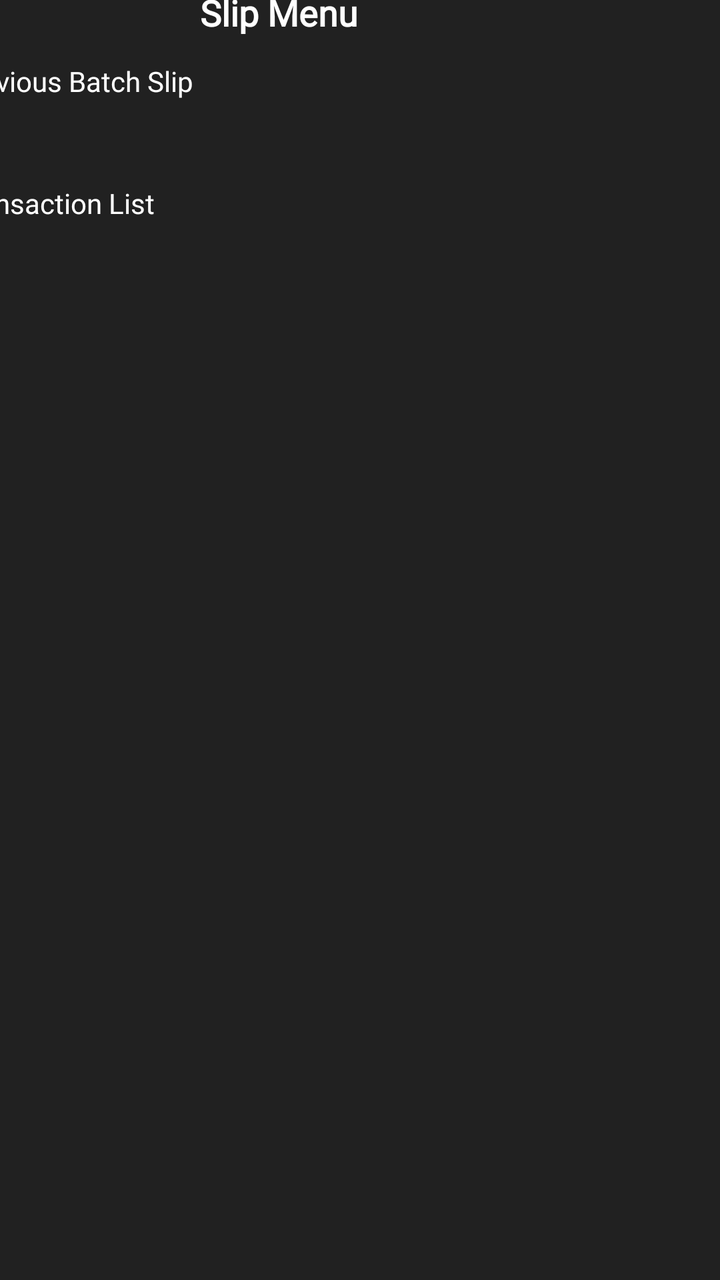
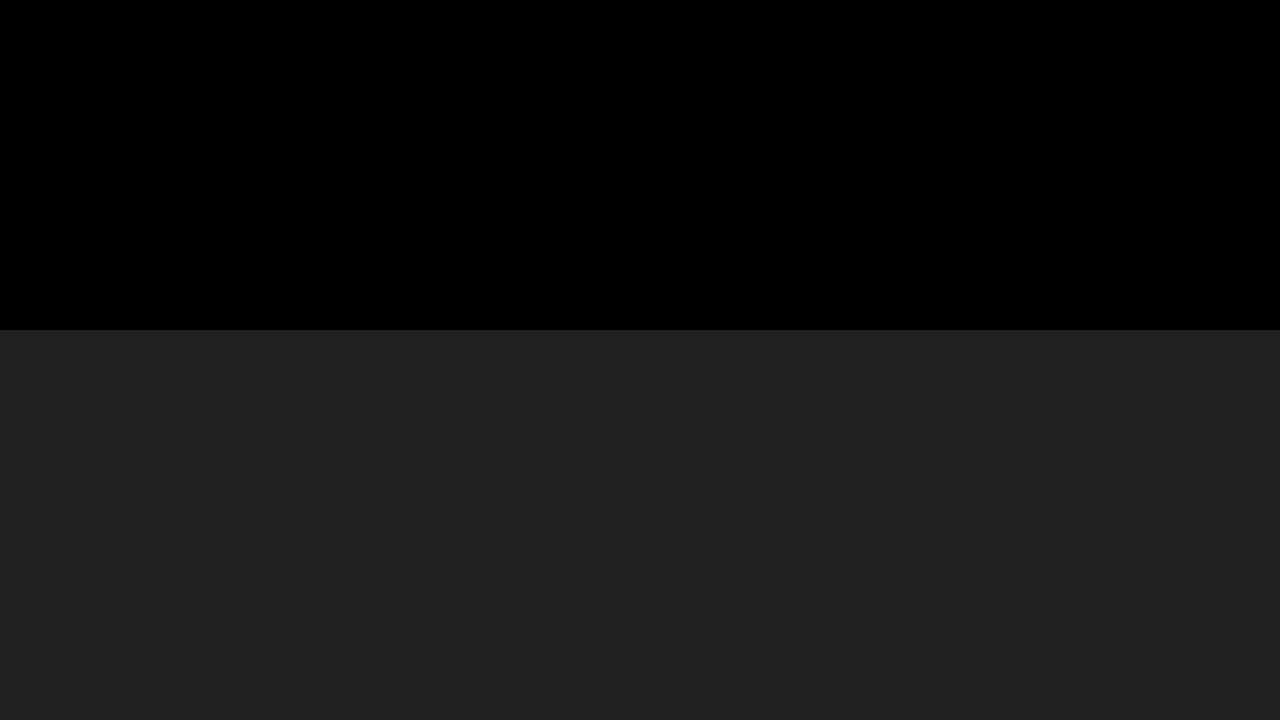

First picture: res/layout/ on a phone held upright. Second picture: the repository's own variant of that layout, on a device whose configuration matches the variant's folder. Source for both follows.
<!-- AndroidManifest.xml: application theme AppTheme.NoActionBar -->
<!-- res/layout/fragment_slip.xml -->
<?xml version="1.0" encoding="utf-8"?>
<androidx.constraintlayout.widget.ConstraintLayout xmlns:android="http://schemas.android.com/apk/res/android"
    xmlns:app="http://schemas.android.com/apk/res-auto"
    xmlns:tools="http://schemas.android.com/tools"
    android:layout_width="match_parent"
    android:layout_height="match_parent"
    android:background="@color/dark_gray">

    <ImageView
        android:id="@+id/backButton"
        android:layout_width="80dp"
        android:layout_height="50dp"
        android:padding="12dp"
        android:src="@drawable/ic_back"
        app:layout_constraintStart_toStartOf="parent"
        app:layout_constraintTop_toTopOf="parent" />

    <TextView
        android:id="@+id/headerTextView"
        android:layout_width="259dp"
        android:layout_height="25dp"
        android:layout_marginStart="20dp"
        android:layout_marginTop="16dp"
        android:layout_marginEnd="67dp"
        android:layout_marginBottom="15dp"
        android:fontFamily="@font/montserrat_regular"
        android:text="@string/slip_menu"
        android:textColor="@color/white"
        android:textSize="18sp"
        android:textStyle="bold"
        app:layout_constraintBottom_toTopOf="@+id/btnBatch"
        app:layout_constraintEnd_toEndOf="parent"
        app:layout_constraintHorizontal_bias="0.0"
        app:layout_constraintStart_toEndOf="@+id/backButton"
        app:layout_constraintTop_toTopOf="parent" />

    <Button
        android:id="@+id/btnBatch"
        android:layout_width="446dp"
        android:layout_height="58dp"
        android:alpha="10"
        android:background="@drawable/listitem_background"
        android:fontFamily="@font/montserrat_regular"
        android:lineSpacingExtra="0sp"
        android:paddingStart="20dp"
        android:text="@string/previous_batch_slip"
        android:textAlignment="viewStart"
        android:textColor="#FFFFFF"
        app:layout_constraintBottom_toTopOf="@+id/btnTransactionList"
        app:layout_constraintEnd_toEndOf="parent"
        app:layout_constraintHorizontal_bias="0.5"
        app:layout_constraintStart_toStartOf="parent"
        app:layout_constraintTop_toBottomOf="@+id/backButton" />

    <Button
        android:id="@+id/btnTransactionList"
        android:layout_width="446dp"
        android:layout_height="58dp"
        android:layout_marginTop="3dp"
        android:layout_marginBottom="6dp"
        android:background="@drawable/listitem_background"
        android:fontFamily="@font/montserrat_regular"
        android:paddingStart="20dp"
        android:text="@string/transaction_list"
        android:textAlignment="viewStart"
        android:textColor="#FFFFFF"
        app:layout_constraintBottom_toTopOf="@+id/rvTransaction"
        app:layout_constraintEnd_toEndOf="parent"
        app:layout_constraintHorizontal_bias="0.5"
        app:layout_constraintStart_toStartOf="parent"
        app:layout_constraintTop_toBottomOf="@+id/btnBatch" />

    <androidx.recyclerview.widget.RecyclerView
        android:id="@+id/rvTransaction"
        android:layout_width="446dp"
        android:layout_height="542dp"
        android:background="@color/dark_gray"
        android:keepScreenOn="true"
        android:padding="0dp"
        app:layoutManager="androidx.recyclerview.widget.LinearLayoutManager"
        app:layout_constraintBottom_toBottomOf="parent"
        app:layout_constraintEnd_toEndOf="parent"
        app:layout_constraintHorizontal_bias="0.5"
        app:layout_constraintStart_toStartOf="parent"
        app:layout_constraintTop_toBottomOf="@+id/btnTransactionList"
        tools:itemCount="3"
        tools:listitem="@layout/item_transaction" />

</androidx.constraintlayout.widget.ConstraintLayout>
<!-- resources referenced by this layout -->
<resources>
  <color name="dark_gray">#212121</color>
  <color name="white">#FFFFFF</color>
  <string name="previous_batch_slip">Previous Batch Slip</string>
  <string name="slip_menu">Slip Menu</string>
  <string name="transaction_list">Transaction List</string>
  <style name="AppTheme.NoActionBar">
          <item name="windowActionBar">false</item>
          <item name="windowNoTitle">true</item>
      </style>
</resources>
<!-- res/layout-land/fragment_slip.xml (the repository's variant of the layout above) -->
<!-- drawn on the phone turned sideways -->
<?xml version="1.0" encoding="utf-8"?>
<androidx.constraintlayout.widget.ConstraintLayout xmlns:android="http://schemas.android.com/apk/res/android"
    xmlns:app="http://schemas.android.com/apk/res-auto"
    xmlns:tools="http://schemas.android.com/tools"
    android:layout_width="match_parent"
    android:layout_height="match_parent">

    <FrameLayout
        android:id="@+id/container"
        android:layout_width="match_parent"
        android:layout_height="190dp"
        app:layout_constraintBottom_toTopOf="@+id/rvTransaction"
        app:layout_constraintEnd_toEndOf="parent"
        app:layout_constraintHorizontal_bias="0.0"
        app:layout_constraintStart_toStartOf="parent"
        app:layout_constraintTop_toTopOf="parent"
        app:layout_constraintVertical_bias="0.5" />

    <androidx.recyclerview.widget.RecyclerView
        android:id="@+id/rvTransaction"
        android:layout_width="match_parent"
        android:layout_height="220dp"
        android:background="@color/dark_gray"
        android:keepScreenOn="true"
        android:padding="0dp"
        app:layoutManager="androidx.recyclerview.widget.LinearLayoutManager"
        app:layout_constraintBottom_toBottomOf="parent"
        app:layout_constraintEnd_toEndOf="parent"
        app:layout_constraintHorizontal_bias="0.0"
        app:layout_constraintStart_toStartOf="parent"
        app:layout_constraintTop_toBottomOf="@+id/container"
        app:layout_constraintVertical_bias="0.5"
        tools:itemCount="2"
        tools:listitem="@layout/item_transaction" />

</androidx.constraintlayout.widget.ConstraintLayout>
<!-- resources referenced by the variant -->
<!-- as the phone turned sideways resolves them -->
<resources>
  <color name="dark_gray">#212121</color>
  <style name="AppTheme.NoActionBar">
          <item name="windowActionBar">false</item>
          <item name="windowNoTitle">true</item>
      </style>
</resources>
